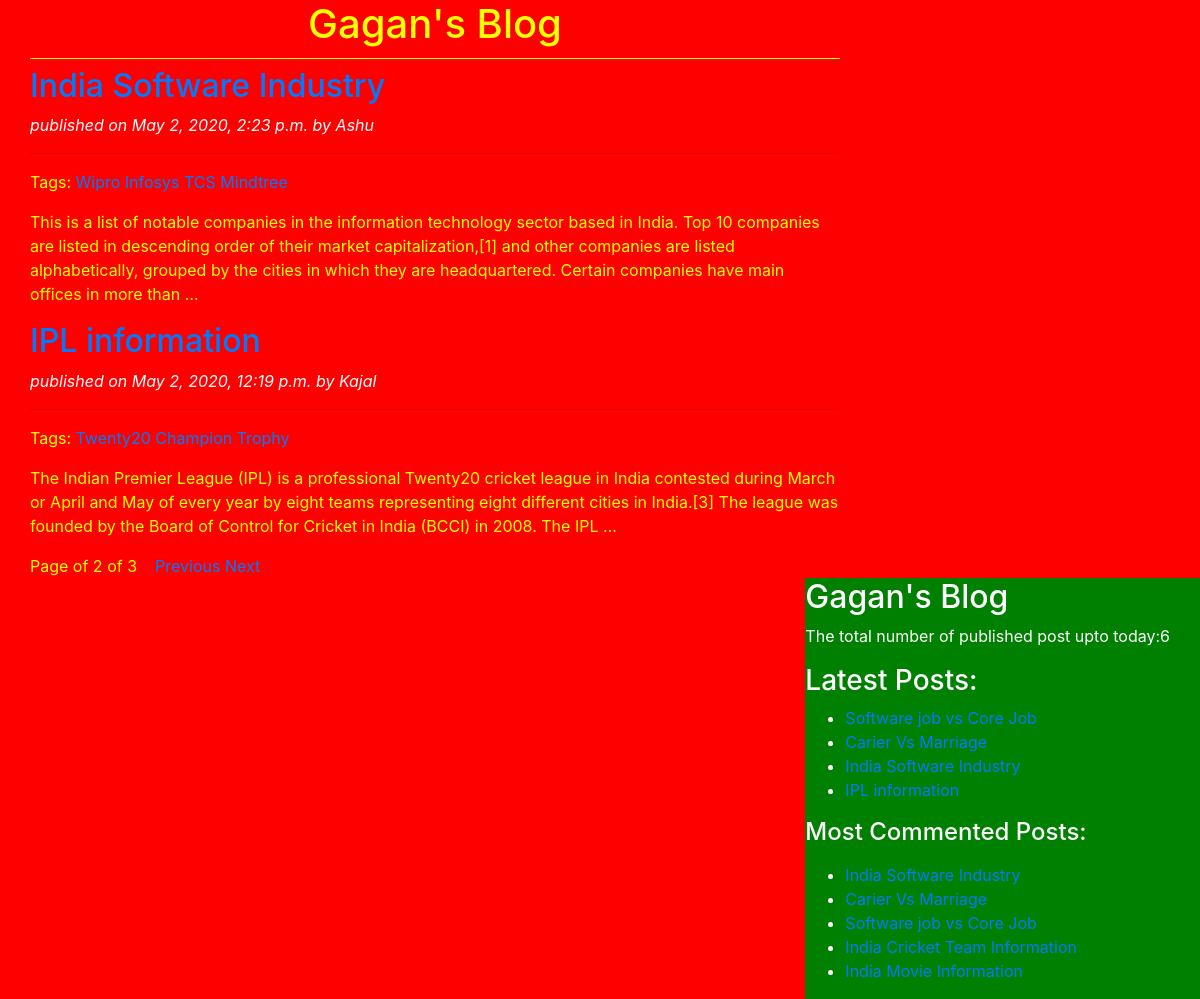
The app's page /post_list?page=2 with its own data.
### blogApp/models.py (models this page shows, shortened)
class Post(models.Model):
    STATUS_CHOICES=(('draft','Draft'),('published','Published'))
    title=models.CharField(max_length=256)
    slug=models.SlugField(max_length=256,unique_for_date='publish')
    author=models.ForeignKey(User,related_name='blog_posts',on_delete=models.CASCADE)
    body=models.TextField()
    publish=models.DateTimeField(default=timezone.now)
    created=models.DateTimeField(auto_now_add=True)
    updated=models.DateTimeField(auto_now=True)
    status=models.CharField(max_length=10,choices=STATUS_CHOICES,default='draft')
    objects=CustomManager()
    tags=TaggableManager()
    class Meta:
        ordering=('-publish',)
    def get_absolute_url(self):
        return reverse('post_detail',args=[self.publish.year,self.publish.strftime('%m'),self.publish.strftime('%d'),self.slug])

### blogApp/views.py (the view)
# urls.py: path('post_list', views.post_list_view),
def post_list_view(request,tag_slug=None):
    post_list=Post.objects.all()
    tag=None
    if tag_slug:
        tag=get_object_or_404(Tag,slug=tag_slug)
        post_list=post_list.filter(tags__in=[tag])
    paginator=Paginator(post_list,2)
    page_number=request.GET.get('page')
    try:
        post_list=paginator.page(page_number)
    except PageNotAnInteger:
        post_list=paginator.page(1)
    except EmptyPage:
        post_list=paginator.page(paginator.num_pages)
    return render(request,'blogApp/post_list.html',{'post_list':post_list,'tag':tag})

### blogApp/models.py (called while the page is built)
    def get_queryset(self):
        return super().get_queryset().filter(status='published')

### blogApp/templatetags/blog_tags.py (called while the page is built)
@register.simple_tag
def total_posts():
    return Post.objects.count()

@register.inclusion_tag('blogApp/latest_posts123.html')
def show_latest_posts(count=3):
    latest_posts=Post.objects.order_by('-publish')[:count]
    return {'latest_posts':latest_posts}

@register.inclusion_tag('blogApp/latest_posts123.html')
def get_most_commented_posts(count=5):
    most_updated_post=Post.objects.annotate(total_comments=Count('comment')).order_by('-total_comments')[:count]
    return {'most_updated_post':most_updated_post}

### templates/blogApp/post_list.html (shortened to what this page needs)
<!DOCTYPE html>
{% extends 'blogApp/base.html' %}
  {% block content_block %}
    <h1>Gagan's Blog</h1>
    {% for post in post_list %}
      <a href="{{post.get_absolute_url}}"><h2>{{post.title}}</h2></a>
      <p><i id='date'>published on {{post.publish}} by {{post.author|title}}</i></p><hr>
      <p>Tags:
        {% for tag in post.tags.all %}
          <a href="">{{tag.name}}</a>
        {% endfor %}
      </p>
      <p>{{post.body|truncatewords:50|linebreaks}}</p>
    {% endfor %}
    {% include 'blogApp/pagination.html' with page=post_list %}
  {% endblock %}

### templates/blogApp/latest_posts123.html
<ul>
  {% for post in latest_posts %}
  <li><a href="{{post.get_absolute_url}}">{{post.title}}</a></li>
  {% endfor %}
</ul>
<ul>
  {% for post in most_updated_post %}
  <li><a href="{{post.get_absolute_url}}">{{post.title}}</a></li>
  {% endfor %}
</ul>

### static/css/blog.css (style rules this page uses)
h1 { text-align: center; border-bottom: 1px solid yellow; padding-bottom: 10px; }
body { background: red; }
#date { color: white; }

### records on screen
Post: title "India Software Industry", publish "May 2, 2020, 2:23 p.m.", author "Ashu", body "This is a list of notable companies in the information technology sector based in India. Top 10 companies are listed in descending order of their market capitalization,[1] and other companies are listed alphabetically, grouped by the cities in which they are headquartered. Certain companies have main offices in more than …"
Tag: name "Wipro"
Tag: name "Infosys"
Tag: name "TCS"
Tag: name "Mindtree"
Post: title "IPL information", publish "May 2, 2020, 12:19 p.m.", author "Kajal", body "The Indian Premier League (IPL) is a professional Twenty20 cricket league in India contested during March or April and May of every year by eight teams representing eight different cities in India.[3] The league was founded by the Board of Control for Cricket in India (BCCI) in 2008. The IPL …"
Tag: name "Twenty20"
Tag: name "Champion Trophy"
Post: title "Software job vs Core Job"
Post: title "Carier Vs Marriage"
Post: title "India Cricket Team Information"
Post: title "India Movie Information"

### other values on screen
{{ page.number }} "2"
{{ page.paginator.num_pages }} "3"
